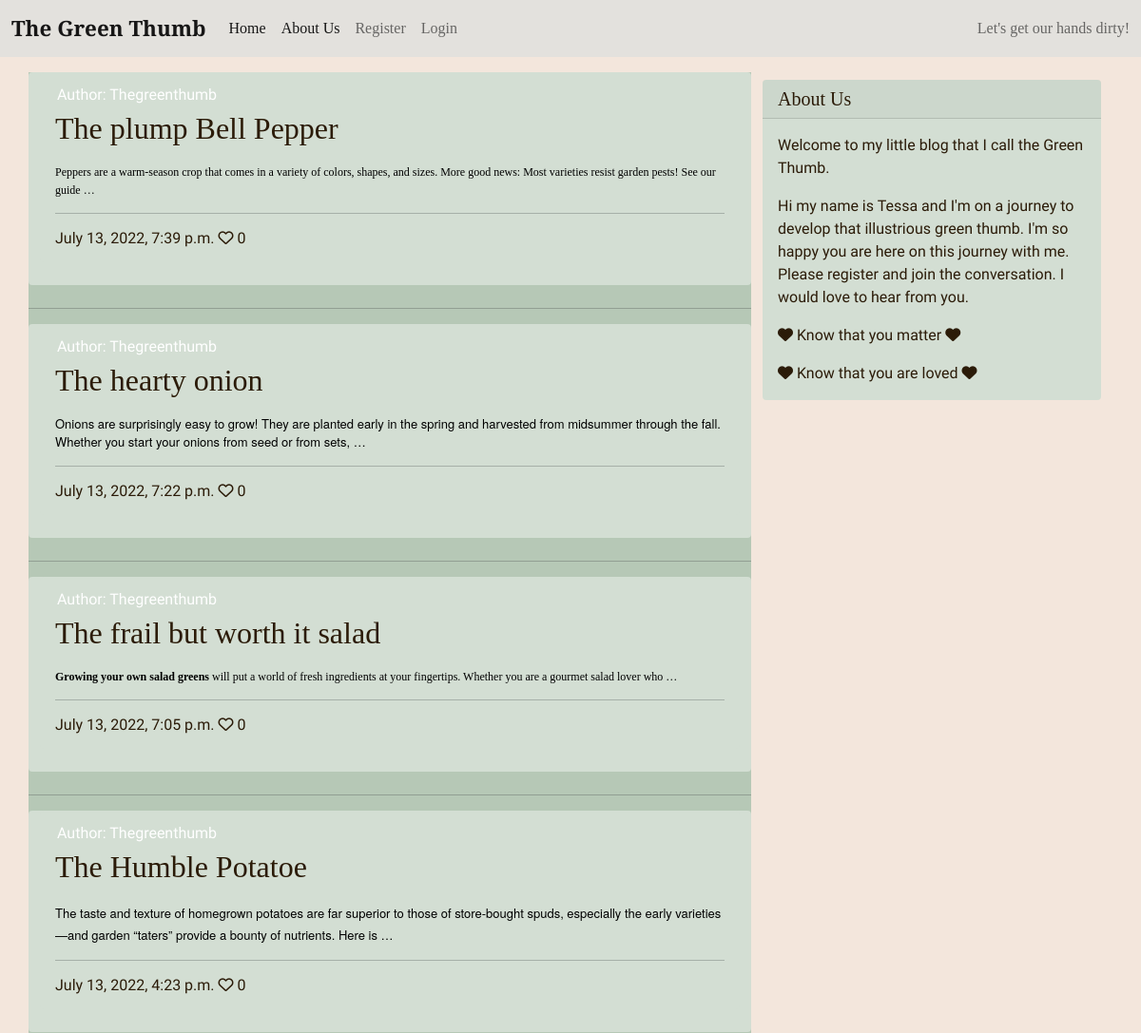
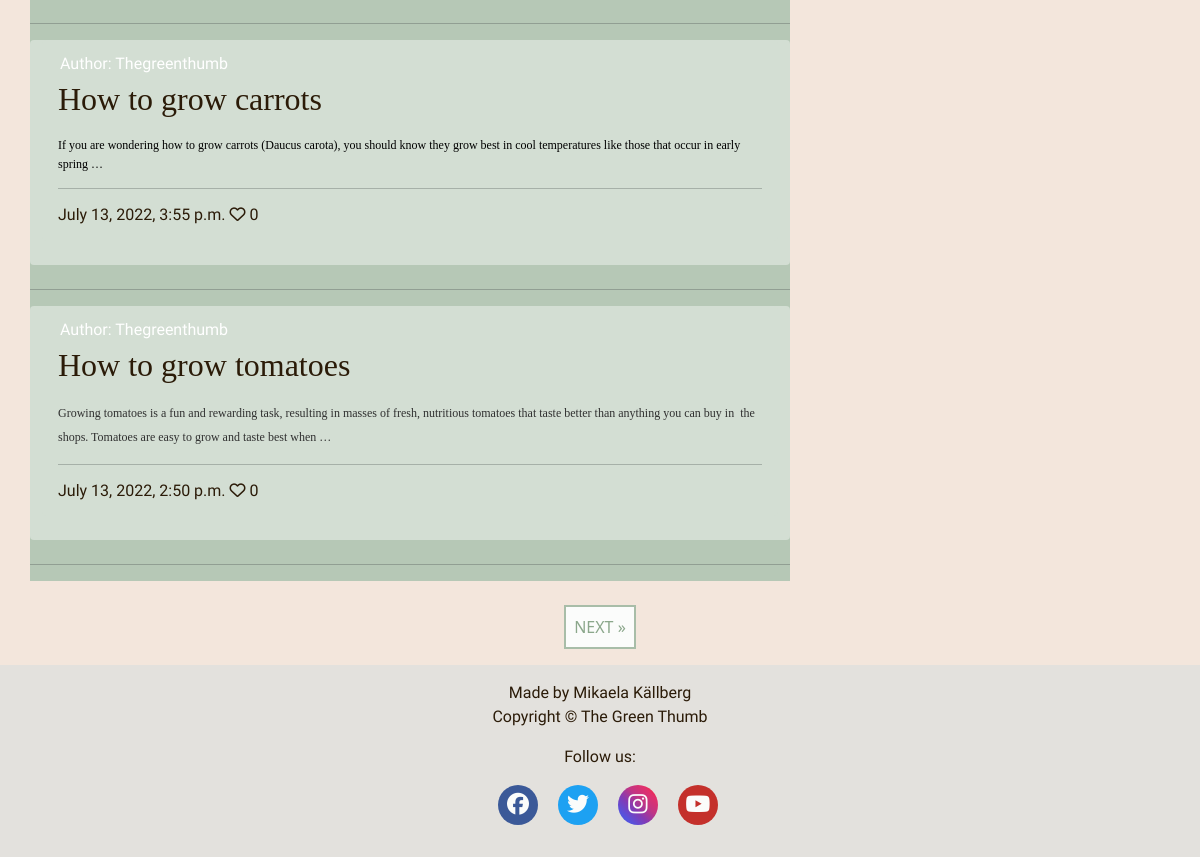
Before: / with the older database file (2 pictures, top to bottom).
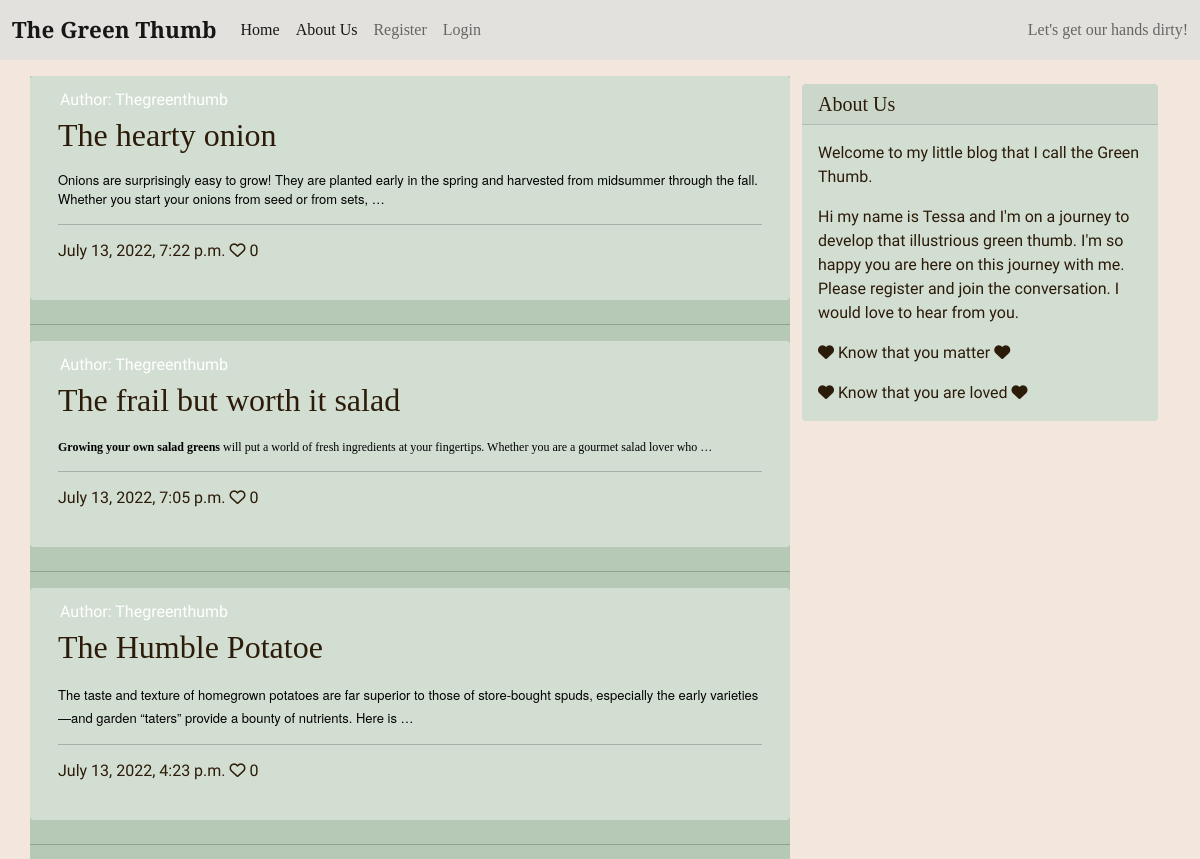
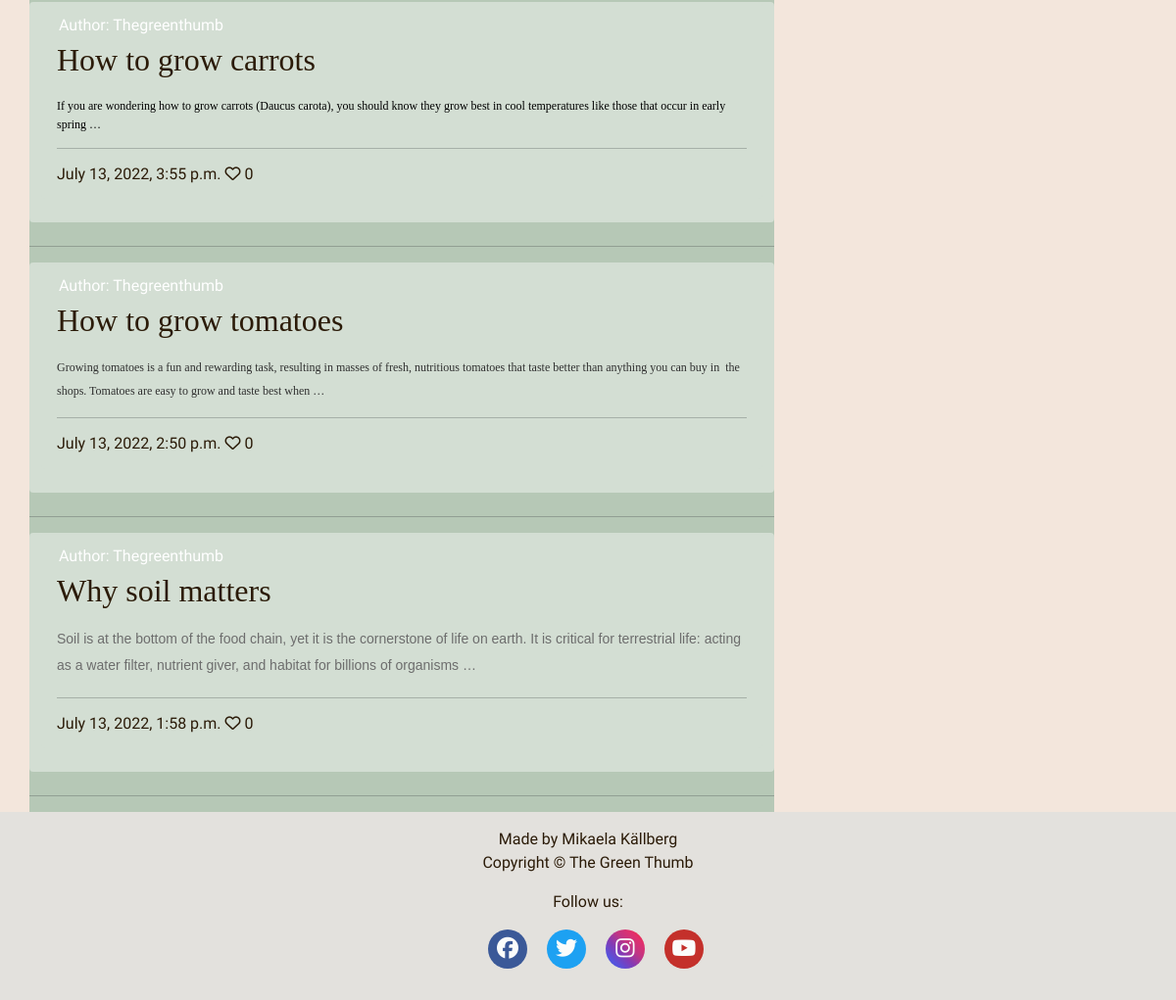
After: the same page with the newer database file (2 pictures, top to bottom).
### blog/models.py (models this page shows, shortened)
class BlogPost(models.Model):
    title = models.CharField(
        max_length=200, unique=True, null=False, blank=False)
    slug = models.SlugField(max_length=200, unique=True)
    created_on = models.DateTimeField(auto_now_add=True)
    updated_on = models.DateTimeField(auto_now=True)
    content = models.TextField(blank=True)
    excerpt = models.TextField(blank=True)
    author = models.ForeignKey(
        User, on_delete=models.CASCADE, related_name='blog_posts',
        default=id(0))
    status = models.IntegerField(choices=STATUS, default=0)
    featured_image = CloudinaryField('image', default='placeholder')
    alt_tag = models.CharField(max_length=100, default='image related to post')
    likes = models.ManyToManyField(
        User, related_name='blogpost_like', blank=True)
    class Meta:
        ordering = ['-created_on']
    def number_of_likes(self):
        return self.likes.count()

### blog/views.py (the view)
# urls.py: path('', views.PostList.as_view(), name='home'),
class PostList(ListView):
    model = BlogPost
    queryset = BlogPost.objects.filter(status=1).order_by('-created_on')
    context_object_name = 'post_list'
    template_name = 'index.html'
    paginate_by = 6

### templates/index.html (shortened to what this page needs)
{% extends "base.html" %}
{% block content %}
<div class="container">
    <div class="row">
        <div class="col-md-8 mt-3 left">
            <div class="row content-clr">
                {% for post in post_list %}
                <div class="card mb-4">
                    <div class="card mb-4">
                        <div class="card-body">
                            <div class="image-container">
                                <div class="image-flash">
                                    <p class="author">Author: {{ post.author }}</p>
                                </div>
                            </div>
                            <a href="{% url 'post_detail' post.slug %}" class="post-link">
                                <h2 class="card-title">{{ post.title }}</h2>
                                <p class="card-text">{{ post.content|truncatewords:50|safe }} </p>
                            </a>
                            <hr />
                            <p class="card-text h6">{{ post.created_on}} <i class="far fa-heart"></i>
                                {{ post.number_of_likes }}</p>
                        </div>
                    </div>
                </div>
                <hr>
                {% endfor %}
            </div>
        </div>
        {% block sidebar %}
        {% include 'sidebar.html' %}
        {% endblock sidebar %}
    </div>
    {% if is_paginated %}
    <nav aria-label="Page navigation">
        <ul class="pagination justify-content-center">
            {% if page_obj.has_next %}
            <li><a href="?page={{ page_obj.next_page_number }}" class="next"> NEXT &raquo;</a></li>
            {% endif %}
        </ul>
    </nav>
    {% endif %}
</div>
{%endblock%}

Changed rows visible on the page:
removed BlogPost: author "Thegreenthumb", title "The plump Bell Pepper", content "Peppers are a warm-season crop that comes in a variety of colors, shapes, and sizes. More good news: Most varieties resist garden pests! See our guide …", created_on "July 13, 2022, 7:39 p.m.", number_of_likes "0"
now on this page (row unchanged): BlogPost: author "Thegreenthumb", title "Why soil matters", content "Soil is at the bottom of the food chain, yet it is the cornerstone of life on earth. It is critical for terrestrial life: acting as a water filter, nutrient giver, and habitat for billions of organisms …", created_on "July 13, 2022, 1:58 p.m.", number_of_likes "0"
Other visible differences:
text no longer shown: "NEXT »"
